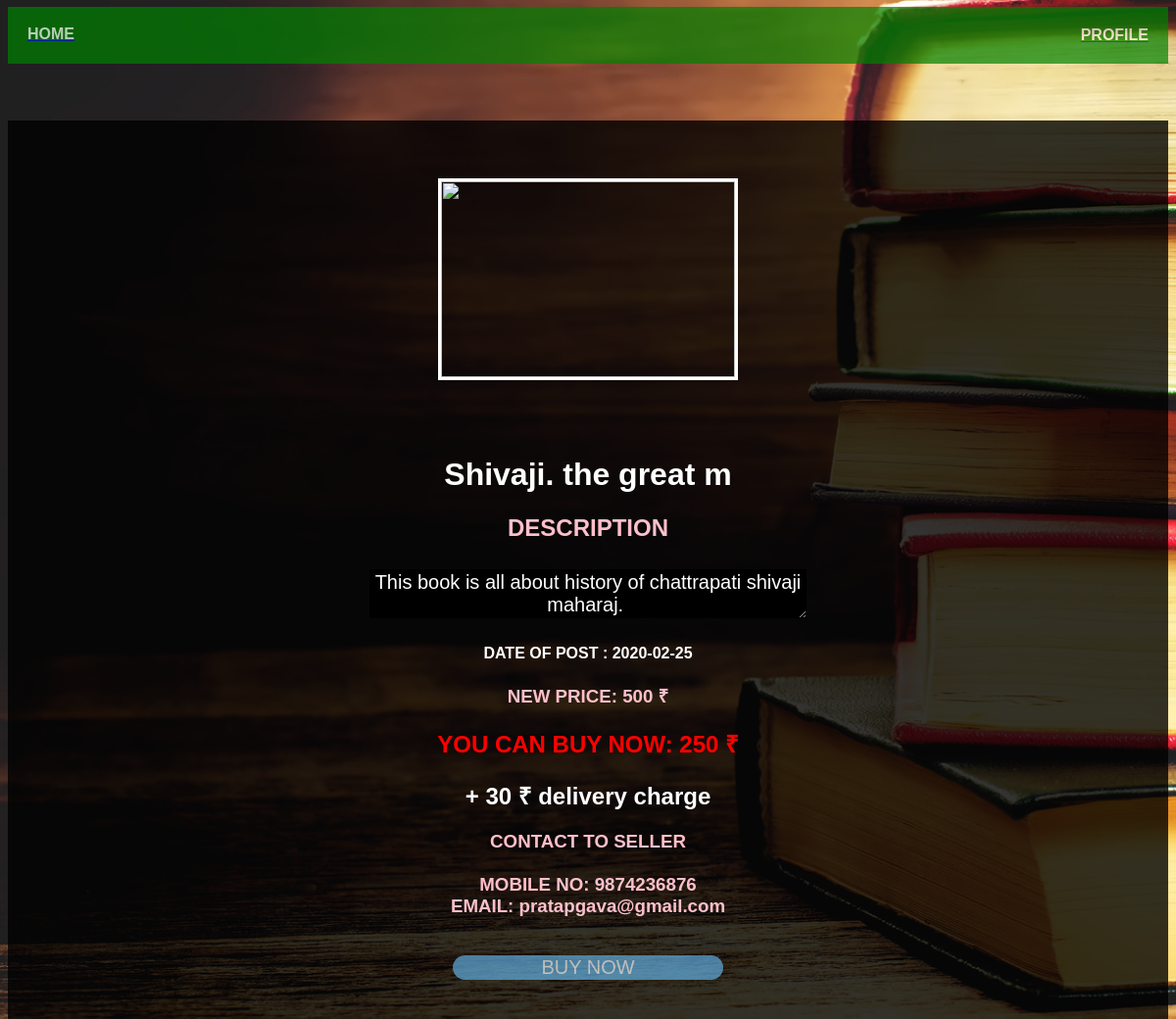
Screenshot of /details.php?id=4 with the database file from the repository.
### tables this page shows
CREATE TABLE `book_post` (
  `post_id` int(11) NOT NULL,
  `b_name` varchar(20) NOT NULL,
  `email` varchar(20) NOT NULL,
  `b_image` varchar(10000) NOT NULL,
  `new_price` int(11) NOT NULL,
  `descrip` text NOT NULL,
  `curr_price` int(11) NOT NULL,
  `s_address` varchar(20) NOT NULL,
  `pincode` int(11) NOT NULL,
  `date2` date NOT NULL,
  `mob_no` bigint(20) NOT NULL,
  `status` varchar(20) NOT NULL
);

### details.php (the view, shortened to what this page needs)
<?php
$dbhost="localhost";
$dbuser="root";
$dbpass="";
$dbname="obs";
$dbport="3306";
  $conn=new mysqli($dbhost,$dbuser,$dbpass,$dbname,$dbport);
 ?>
<!DOCTYPE html>
<html lang="en" dir="ltr">
  <head>
  </head>
  <body>
    <a href="Profile.php"> <h4 align="right" style="color:white; background:green; padding:20px; opacity:0.7; margin-top:-1px;">PROFILE</h4></a>
    <a href="home.php"><h4 align="left" style="color:white; opacity:0.7; padding:20px; margin-top:-80px; width:50px;">HOME</h4> </a>
    <div class="info">
    <?php
      $sql="SELECT b_image,b_name,email,new_price,descrip,curr_price,s_address,date2,mob_no FROM book_post WHERE post_id={$_REQUEST['id']}";
      $result=$conn->query($sql);
      if ($result->num_rows==1) {
        $row=$result->fetch_assoc();
        echo "<table ><theader><h3 align='center' ><img src=" .$row['b_image']. " height='200px' width='300px' border='3px solid red'></h3></theader> <tr>
        <br><br><h1 align='center'>" .$row['b_name']. "</h1></tr>
        <tr><h2 align='center' style='color:pink'> DESCRIPTION<br><br><textarea style='background:black; color:white; width:40%; line-height:auto; font-size:20px; text-align:center; font-family:arial; border:none;' readonly>" .$row['descrip']. " </textarea><h4 align='center'>DATE OF POST : " .$row['date2']. "</h4> </h3> <h2></tr>
        <tr> <h3 align='center' style='color:pink'>NEW PRICE: " .$row['new_price']. " &#8377 </h3> </tr>
        <tr> <h2 align='center' style='color:red'> YOU CAN BUY NOW: ".$row['curr_price']." &#8377<h2 align='center'> + 30 &#8377 delivery charge </tr>
        <tr> <h3 align='center' style='color:pink' >CONTACT TO SELLER <br><br> MOBILE NO:  " .$row['mob_no']. "<br>EMAIL: " .$row['email']. "  </h3> </tr>
        </table>";
      }
     ?>
     <center>
    <a href="order.php"> <input type="submit" name="buy" value="BUY NOW"></a>
   </center>
     </div>
  </body>
</html>

### details.php (style rules this page uses)
body { background: url('books.jpg'); background-size:cover; background-attachment: fixed; font-family: arial; color:white; }
.info { max-width: 1500px; margin: auto; background-color:rgba(0, 0, 0, 0.8); box-sizing: border-box; padding: 40px; color:#fff; margin-top: 5%; margin-right: auto; margin-bottom: -52px; }
.info input[type=submit] { width:25%; box-sizing: border-box; margin-top:30px; outline: none; background: #60adde; border: none; opacity: 0.7; border-radius: 20px; font-size:20px; color: #fff; margin-top: 20px; }

### rows the page displays
book_post: b_name "Shivaji. the great m", descrip "This book is all about history of chattrapati shivaji maharaj.", date2 "2020-02-25", new_price "500", curr_price "250", mob_no "9874236876", email "pratapgava@gmail.com"
